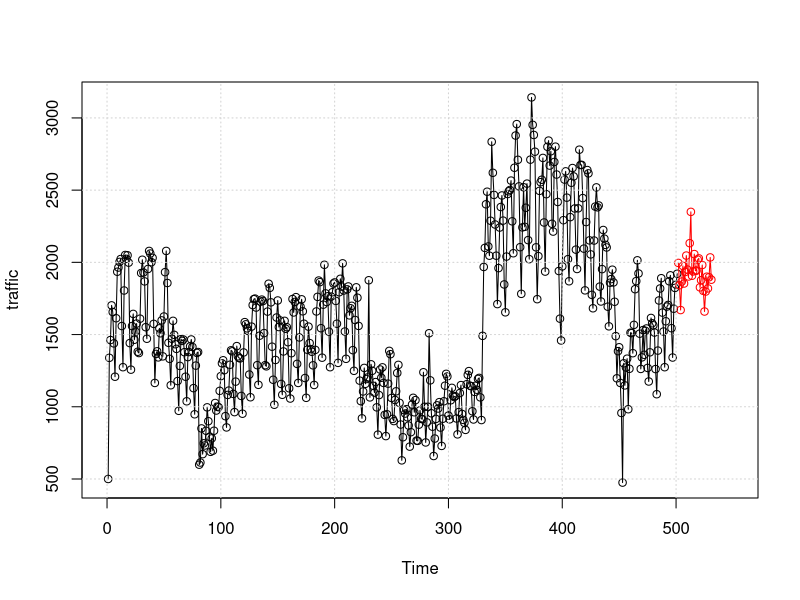

Write the R code that produced this figure.
#!/usr/bin/env Rscript

#install.packages("forecast")

library(forecast)


traffic <- read.csv2("input.txt", header = TRUE)

days <- seq(1:length(traffic))

myts <- ts(traffic) 
fit <- auto.arima(myts)

#fit <- arima(myts, order = c(8,0,4))
#pred<-predict(fit,n.ahead=30)

fit <- arima(myts,order=c(2,1,5),seasonal=list(order = c(2,0,0), period = 30),method="CSS")
pred <- (predict(fit,30))

pred

plot(myts,xlim=c(0,550),type="o", lwd="1")
lines(pred$pred,col="red",type="o",lwd="1")
grid()

for (o in pred$pred) write(o, stdout())

